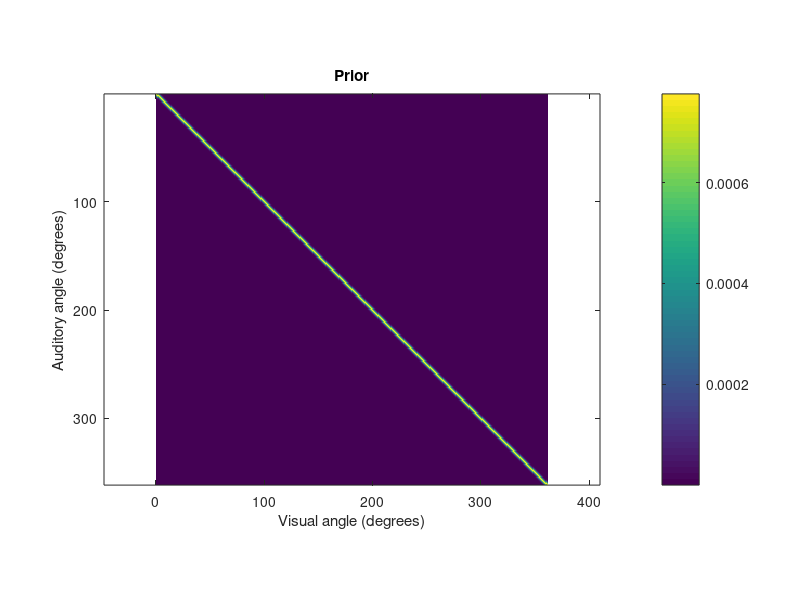
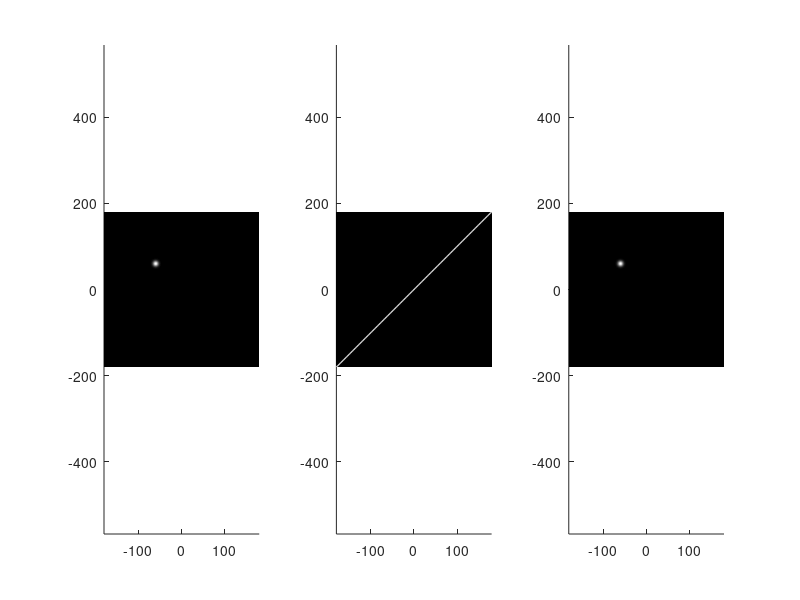
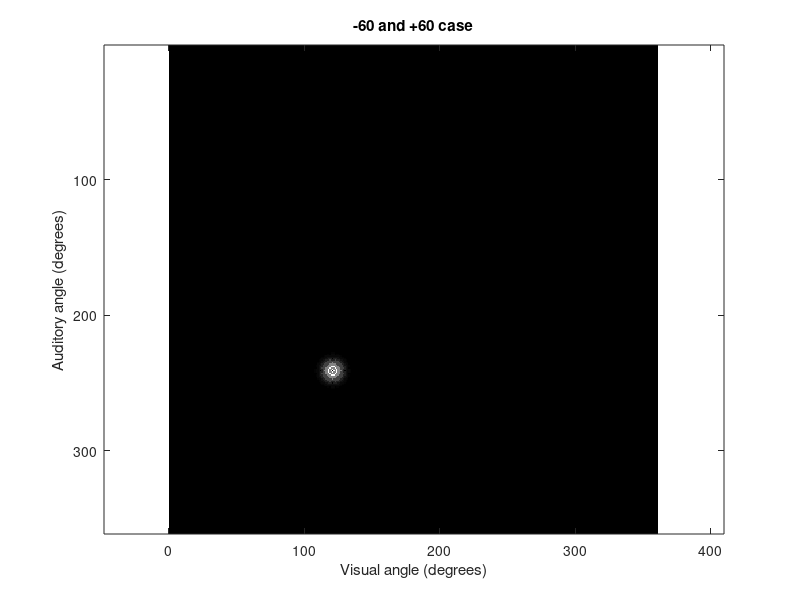

Write MATLAB code to recreate these figures, in order.
%lab3 - Implementation of grid sampling Multisensory Integration
%   Used in MBM 2022/2023 to demonstrate scripting for workshop 3
%   Will be distributed through Canvas
%   Students will rename the script, adding their ID to the name
%
%   Description:
%       lab3
%
%   Other m-files required: none
%   MAT-files required: none
%

%   Author: Max Di Luca
%   email: m.diluca@bham.ac.uk
%   Date: 22/02/2023
%
%   Last revision: $date, Author, Changes

%% Remember to add your comments

clear all
clc
clf

%% Univariate case

angles=-180:1:180;


%% Put the values specified in the lab
% Initializing the reliability and direction values for the audio and
% visual stimuli
reliabilityAudio=0.05;
directionAudio=-60;

reliabilityVision=0.05;
directionVision=60;

% Calculating the standard deviation of the Gaussian distribution for the
% auditory signal using the given reliability value 
sigmaAudio=sqrt(1/reliabilityAudio);
likelihoodAudio=normpdf(angles,directionAudio,sigmaAudio);
% Likelihood values are normalized to ensure they integrate to 1
likelihoodAudio=likelihoodAudio/sum(likelihoodAudio);

% Calculating the same with respect to the visual signal and normaling it
sigmaVision=sqrt(1/reliabilityVision);
likelihoodVision=normpdf(angles,directionVision,sigmaVision);
likelihoodVision=likelihoodVision/sum(likelihoodVision);

%%
% Calculating the posterior distribution by multiplying the audio and
% visual liklihood functions and normalizing it
posterior=likelihoodVision.*likelihoodAudio;
posterior=posterior/sum(posterior);


%%
% Plotting the liklihood functions for the audio and visual signals in red
% and blue  and the posterior distribution in green
figure(1)
clf
plot(angles,likelihoodAudio,'r')
hold on
plot(angles,likelihoodVision,'b')
plot(angles,posterior,'g')
legend({'Audio likelihood','Visual Liklihood','posterior'})
xlabel('Angles in degrees')
ylabel('Probability Density')
title('Multisensory Integration')

%%
% Calculating the mean of both likelihood functions and the posterior
% distribution
meanLikelihoodAudio=sum(likelihoodAudio.*angles);
meanLikelihoodVision=sum(likelihoodVision.*angles);
meanPosterior=sum(posterior.*angles);

% Calculating the variance of both likelihood functions and the posterior
% distribution
variancelikelihoodAudio=sum(likelihoodAudio.*(angles-meanLikelihoodAudio).^2)
variancelikelihoodVision=sum(likelihoodVision.*(angles-meanLikelihoodVision).^2)
variancePosterior=sum(posterior.*(angles-meanPosterior).^2)

% Determining the values of the mean and reliability correspond to what we can predict analytically from MLE
meanPosteriorPred=(meanLikelihoodAudio+meanLikelihoodVision) / (reliabilityAudio+reliabilityVision)
variancePosteriorPred=1/(reliabilityAudio+reliabilityVision)

%% Bivariate case
% Initializing a 2-dimensional grid mesh ranging from -180 to 180 degrees
[angles_a,angles_v]=meshgrid(-180:1:180, -180:1:180);


%% Put the correct values here
% Initializing the values of w and sigma_p
w=0.0001;
sigma_p=1;


%%
% Generating a 2D image of the prior where the x-axis corresponds to visual angles and the y-axis corresponds to auditory angles. The color of each pixel indicates the probability density of the corresponding pair of angles.
prior = w+exp( - 1/4 * (angles_a.^2 - 2*angles_a.*angles_v + angles_v.^2) /sigma_p^2) ;
prior=prior/sum(sum(prior));

% Display the prior
figure(1)
clf
imagesc(prior)
axis equal tight
colorbar
title('Prior')
xlabel('Visual angle (degrees)')
ylabel('Auditory angle (degrees)')

%%
% Estimating the bivariate likelihood distributions
bivariateLikelihood=exp( - 1/2 *((angles_a-directionAudio).^2/sigmaAudio^2 +...
 (angles_v-directionVision).^2/sigmaVision^2 )) ;
bivariateLikelihood=bivariateLikelihood/sum(sum(bivariateLikelihood));


%%

posteriorBivariate=prior.*bivariateLikelihood;
posteriorBivariate=posteriorBivariate/sum(sum(posteriorBivariate));



%% plotting the three distributions as done in class
% Plotting the distributions of bivariate likelihood

figure(2)
clf
graphMultiplier=10000;


subplot(1,3,1)
surface(angles_a,angles_v,bivariateLikelihood*graphMultiplier)
shading interp 
colormap gray
axis equal tight 

subplot(1,3,2)
surface(angles_a,angles_v,prior*graphMultiplier)
shading interp 
colormap gray
axis equal tight 


subplot(1,3,3)
surface(angles_a,angles_v,posteriorBivariate*graphMultiplier)
shading interp 
colormap gray
axis equal tight 


% Plotting the posterior bivariate for the two cases
figure(3)
clf
imagesc(posteriorBivariate-bivariateLikelihood)
axis equal tight
colormap gray
title('-60 and +60 case')
xlabel('Visual angle (degrees)')
ylabel('Auditory angle (degrees)')